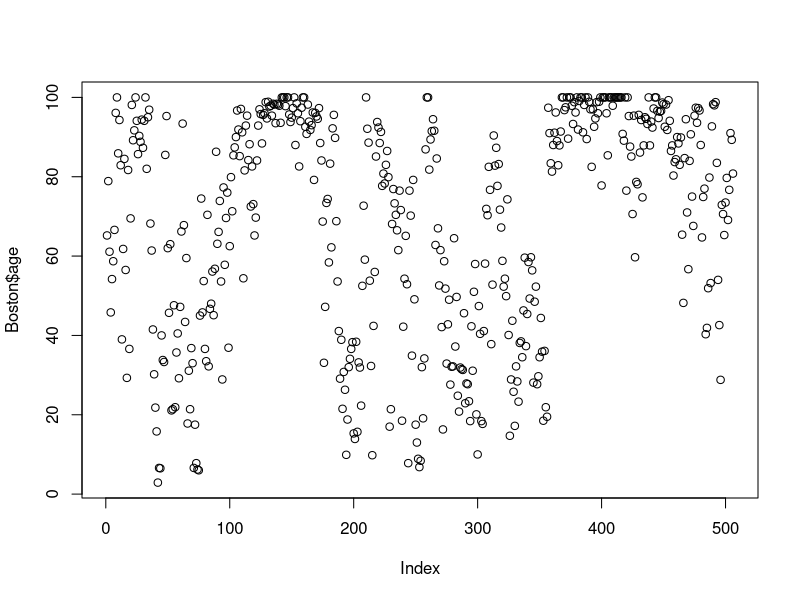
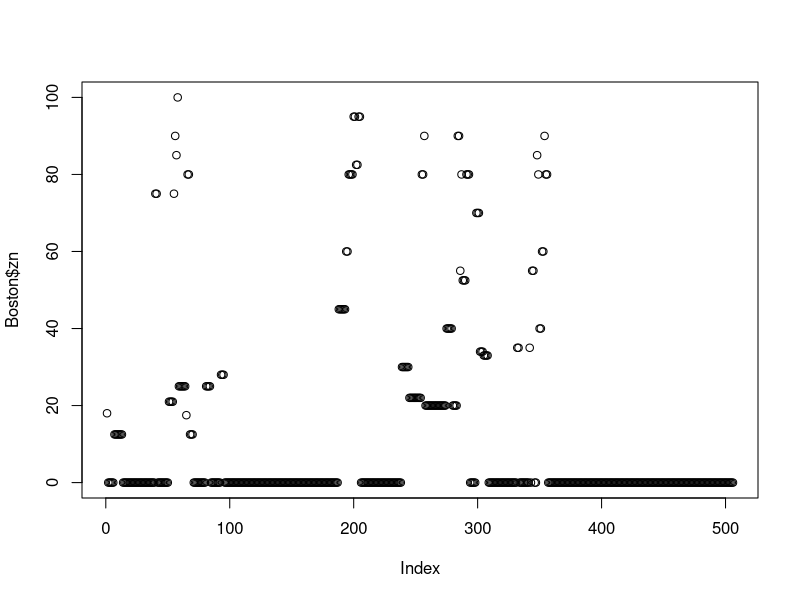
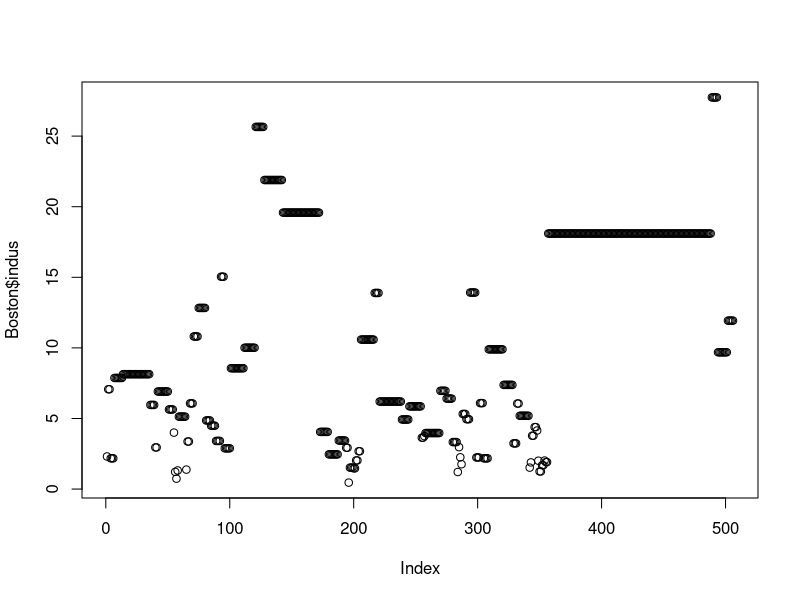
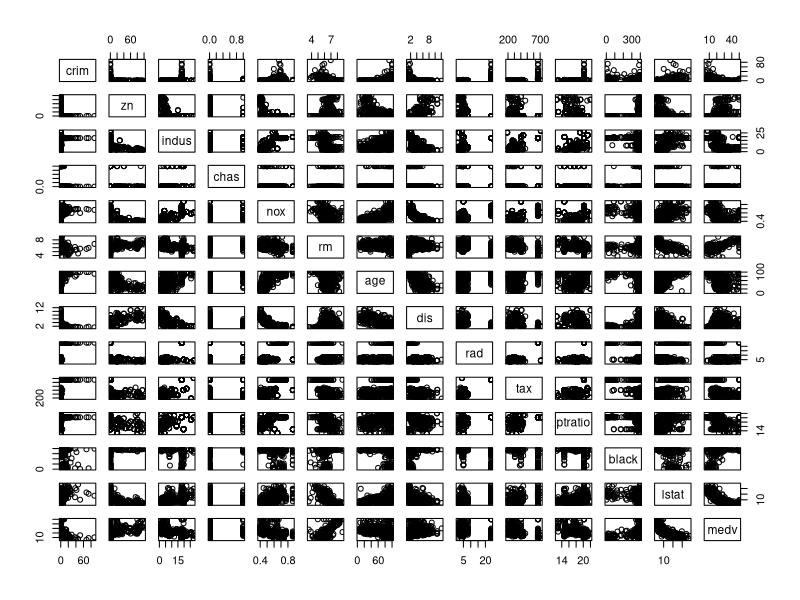
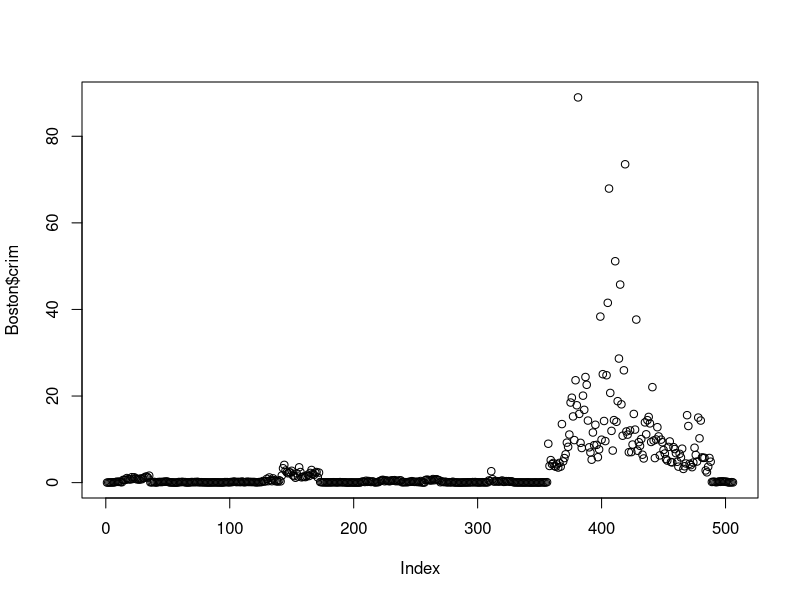
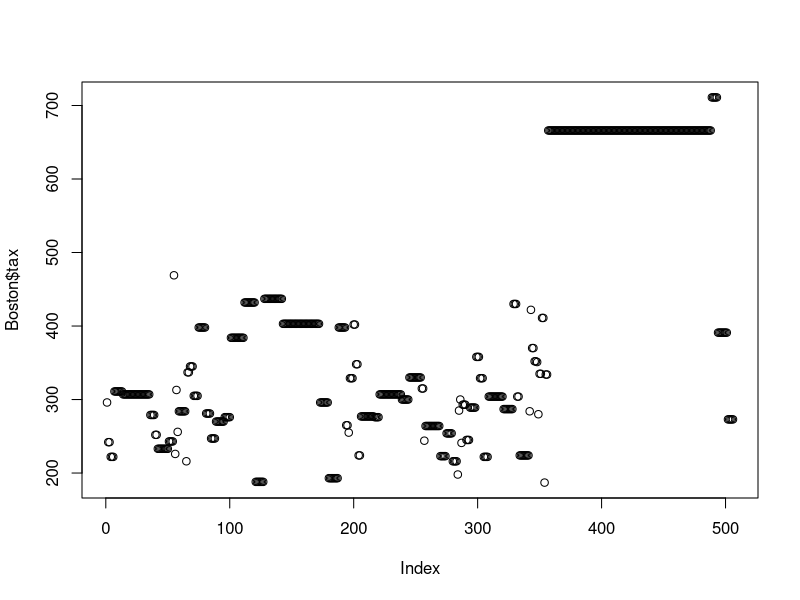
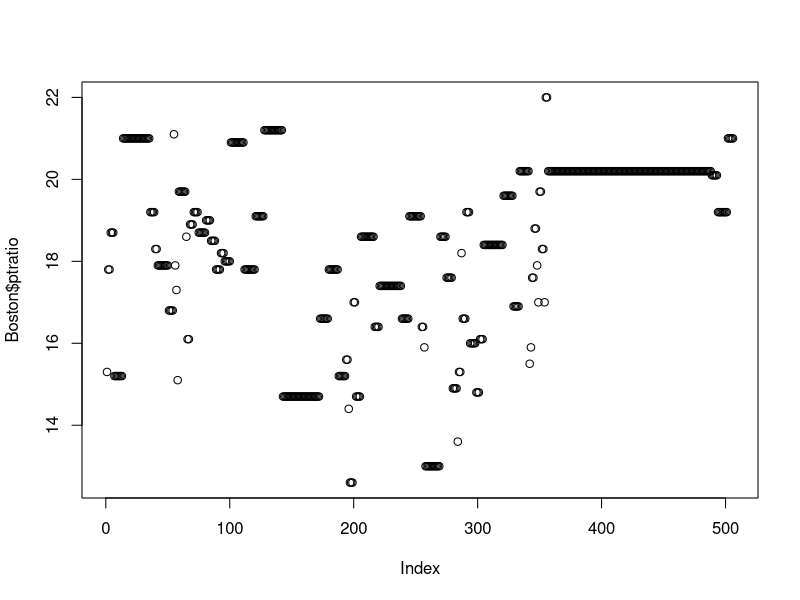
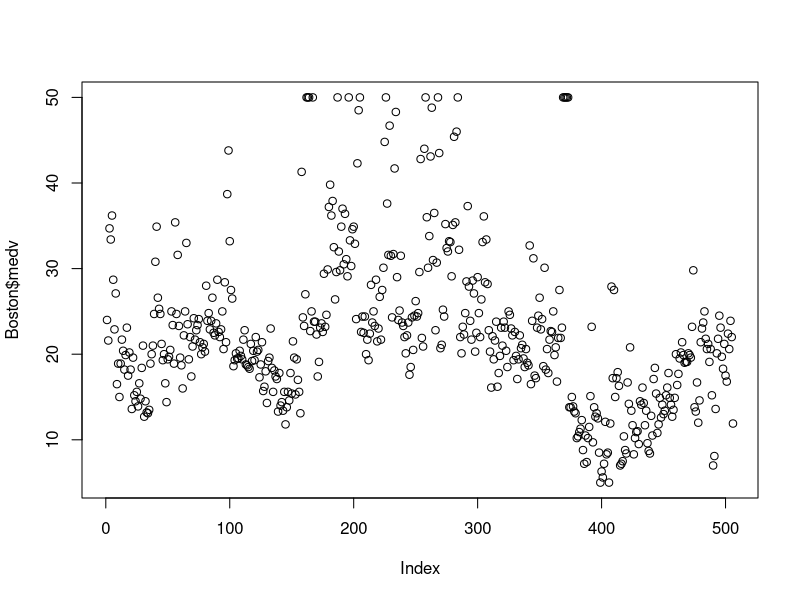

The R script that drew these images, in order:
library(MASS)

View(Boston)

str(Boston)

plot(Boston$age)
plot(Boston$zn) 
plot(Boston$indus)

pairs(Boston)

plot(Boston$crim)
identify(Boston$crim)
plot(Boston$tax)
identify(Boston$tax)
plot(Boston$ptratio)
summary(Boston$crim)

sum(Boston$chas)

summary(Boston$ptratio)

index.row <- which.min(Boston$medv)
index.row
plot(Boston$medv)
print(Boston[index.row, ])

summary(Boston)

nrow(Boston[Boston$rm > 7, ])
sum(Boston$rm > 8)
Boston[Boston$rm > 8, ]
